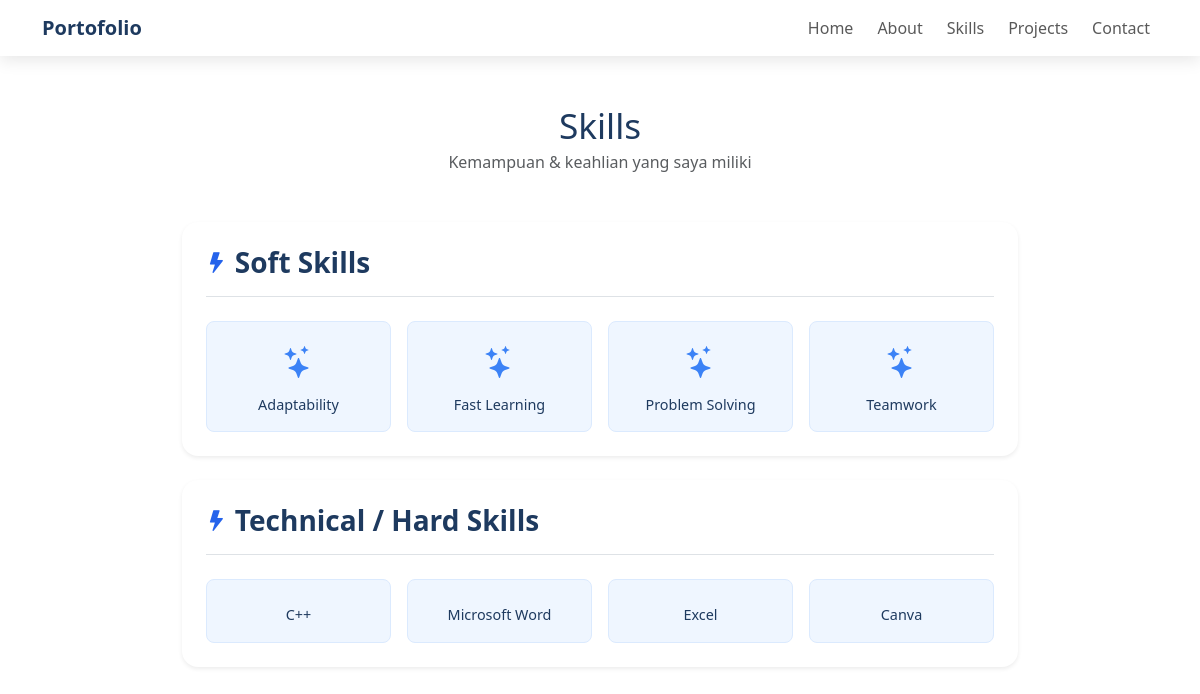
Screenshot of /skills/ with the database file from the repository.
### webportofolio/models.py (models this page shows, shortened)
class Skill(models.Model):
    nama     = models.CharField(max_length=100)
    kategori = models.CharField(max_length=20, choices=KATEGORI_SKILL, default='technical')
    ikon     = models.CharField(
        max_length=100, blank=True,
        help_text="Nama ikon Bootstrap Icons, contoh: bi-code-slash"
    )
    urutan   = models.PositiveIntegerField(default=0)
    class Meta:
        verbose_name = 'Skill'
        ordering     = ['kategori', 'urutan', 'nama']

### webportofolio/views.py (the view)
# urls.py: path('skills/',    views.skills,     name='skills'),
def skills(request):
    ctx = _base_context()
    semua_skill = Skill.objects.all()
    kategori_dict = {}
    for skill in semua_skill:
        label = skill.get_kategori_display()
        kategori_dict.setdefault(label, []).append(skill)
    ctx['kategori_skill'] = kategori_dict
    return render(request, 'webportofolio/html/skills.html', ctx)

### webportofolio/views.py (called while the page is built)
def _base_context():
    profile = Profile.objects.first()
    sosmed  = SosialMedia.objects.filter(tampil=True)
    return {'profile': profile, 'sosmed': sosmed}

### webportofolio/templates/webportofolio/html/skills.html (shortened to what this page needs)
{% extends "webportofolio/html/base.html" %}
{% block content %}
<div class="container py-5" style="max-width:860px;">
  <div class="text-center mb-5">
    <h1 class="fw-700 mb-1" style="color:var(--navy);font-size:2.2rem;">Skills</h1>
    <p class="text-muted">Kemampuan & keahlian yang saya miliki</p>
  </div>
  {% for kategori, skills in kategori_skill.items %}
  <div class="card border-0 shadow-sm rounded-4 p-4 mb-4">
    <div class="d-flex align-items-center gap-2 mb-4 pb-3 border-bottom">
      <i class="bi bi-lightning-fill" style="color:var(--blue-600);font-size:1.3rem;"></i>
      <h3 class="fw-600 mb-0" style="color:var(--navy);">{{ kategori }}</h3>
    </div>
    <div class="row g-3">
      {% for skill in skills %}
      <div class="col-6 col-md-4 col-lg-3">
        <div class="text-center p-3 rounded-3 h-100" style="background:var(--blue-50);border:1.5px solid var(--blue-100);">
          {% if skill.ikon %}
            <i class="bi {{ skill.ikon }}" style="font-size:2rem;color:var(--blue-500);"></i>
          {% else %}
            <i class="bi bi-stars" style="font-size:2rem;color:var(--blue-500);"></i>
          {% endif %}
          <p class="mb-0 mt-2 fw-500" style="color:var(--navy);font-size:.9rem;">{{ skill.nama }}</p>
        </div>
      </div>
      {% endfor %}
    </div>
  </div>
  {% empty %}
  <div class="text-center py-5 rounded-3" style="background:var(--blue-50);border:2px dashed var(--blue-200);">
    <i class="bi bi-inbox" style="font-size:2rem;color:var(--blue-300);"></i>
    <p class="mt-2 text-muted">Belum ada data skill. Tambahkan lewat admin.</p>
  </div>
  {% endfor %}
</div>
{% endblock %}

### webportofolio/templates/webportofolio/html/base.html (style rules this page uses)
:root { --blue-50: #eff6ff; --blue-100: #dbeafe; --blue-200: #bfdbfe; --blue-300: #93c5fd; --blue-400: #60a5fa; --blue-500: #3b82f6; --blue-600: #2563eb; --blue-700: #1d4ed8; --navy: #1e3a5f; --white: #ffffff; --gray-500: #6b7280; --gray-700: #374151; --font-display: 'Segoe UI', sans-serif; --shadow: 0 4px 16px rgba(0,0,0,.1); }
body { font-family: var(--font-display); }
.fw-500 { font-weight: 500; }
.fw-600 { font-weight: 600; }

### rows the page displays
Skill: kategori "Soft Skills", nama "Adaptability"
Skill: nama "Fast Learning"
Skill: nama "Problem Solving"
Skill: nama "Teamwork"
Skill: kategori "Technical / Hard Skills", nama "C++"
Skill: nama "Microsoft Word"
Skill: nama "Excel"
Skill: nama "Canva"
